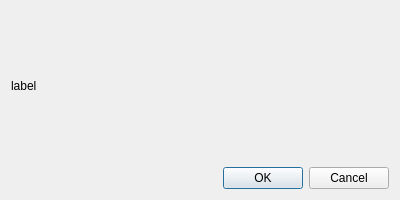
<?xml version="1.0" encoding="UTF-8"?>
<ui version="4.0">
 <class>WarningNoDatLibDialog</class>
 <widget class="QDialog" name="WarningNoDatLibDialog">
  <property name="geometry">
   <rect>
    <x>0</x>
    <y>0</y>
    <width>400</width>
    <height>200</height>
   </rect>
  </property>
  <property name="windowTitle">
   <string>Warning</string>
  </property>
  <layout class="QVBoxLayout" name="verticalLayout">
   <item>
    <widget class="QLabel" name="InfoLabel">
     <property name="text">
      <string>label</string>
     </property>
    </widget>
   </item>
   <item>
    <widget class="QDialogButtonBox" name="buttonBox">
     <property name="orientation">
      <enum>Qt::Horizontal</enum>
     </property>
     <property name="standardButtons">
      <set>QDialogButtonBox::Cancel|QDialogButtonBox::Ok</set>
     </property>
    </widget>
   </item>
  </layout>
 </widget>
 <resources/>
 <connections>
  <connection>
   <sender>buttonBox</sender>
   <signal>accepted()</signal>
   <receiver>WarningNoDatLibDialog</receiver>
   <slot>accept()</slot>
   <hints>
    <hint type="sourcelabel">
     <x>248</x>
     <y>254</y>
    </hint>
    <hint type="destinationlabel">
     <x>157</x>
     <y>274</y>
    </hint>
   </hints>
  </connection>
  <connection>
   <sender>buttonBox</sender>
   <signal>rejected()</signal>
   <receiver>WarningNoDatLibDialog</receiver>
   <slot>reject()</slot>
   <hints>
    <hint type="sourcelabel">
     <x>316</x>
     <y>260</y>
    </hint>
    <hint type="destinationlabel">
     <x>286</x>
     <y>274</y>
    </hint>
   </hints>
  </connection>
 </connections>
</ui> 
